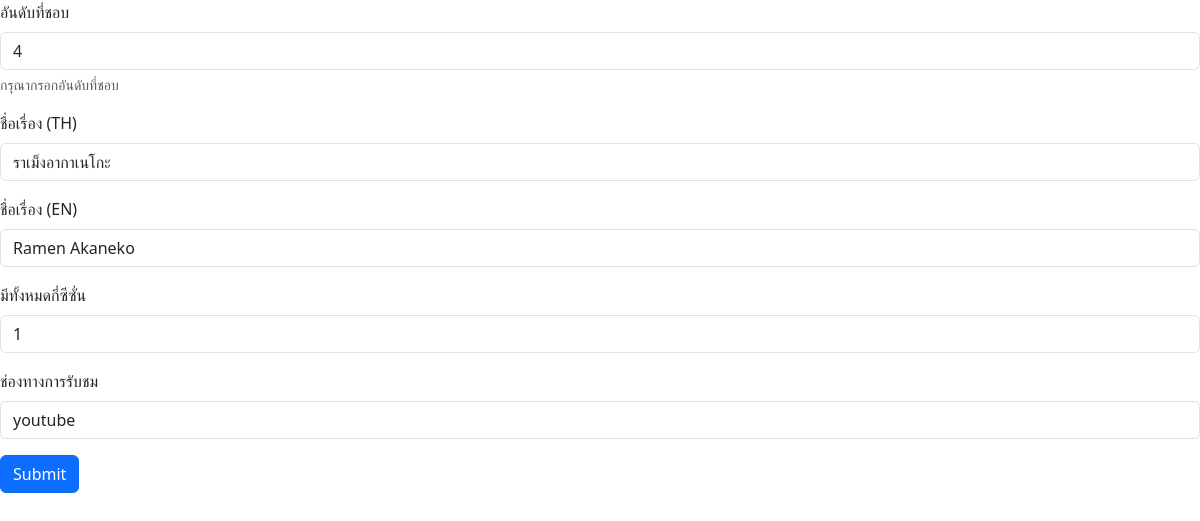
The app's page /edit/7 with its own data.
### editanime/models.py (models this page shows)
class Animal_list(models.Model):
    anime_order = models.IntegerField()
    anime_name_th = models.CharField(max_length=100)
    anime_name_en = models.CharField(max_length=100)
    anime_seasons = models.IntegerField()
    anime_channel = models.CharField(max_length=100)
    created_date = models.DateTimeField(auto_now_add=True)
    updated_date = models.DateTimeField(auto_now_add=True)

### editanime/views.py (the view)
def editanimelist(request, animal_id):
    anime = Animal_list.objects.get(id=animal_id)
    if request.method == 'POST':
        anime_order = request.POST.get('anime_order')
        anime_name_th = request.POST.get('anime_name_th')
        anime_name_en = request.POST.get('anime_name_en')
        anime_seasons = request.POST.get('anime_seasons')
        anime_channel = request.POST.get('anime_channel')
        anime.anime_order = anime_order
        anime.anime_name_th = anime_name_th
        anime.anime_name_en = anime_name_en
        anime.anime_seasons = anime_seasons
        anime.anime_channel = anime_channel
        anime.save()
        return redirect('/')
    else:
        return render(request, "editanime.html", {"anime": anime})

### editanime/templates/editanime.html (shortened to what this page needs)
<!DOCTYPE html>
<html lang="en">
  <head>
    <link
      href="https://cdn.jsdelivr.net/npm/bootstrap@5.3.2/dist/css/bootstrap.min.css"
      rel="stylesheet"
    />
  </head>
  <body>
    <main>
      <form action="/edit/{{ anime.id }}" method="POST">
        <div class="mb-3">
          <label for="exampleInputEmail1" class="form-label"
            >อันดับที่ชอบ</label
          >
          <input
            type="number"
            class="form-control"
            name="anime_order"
            id="anime_order"
            value="{{ anime.anime_order }}"
            required
            aria-describedby="emailHelp"
          />
          <div id="emailHelp" class="form-text">กรุณากรอกอันดับที่ชอบ</div>
        </div>
        <div class="mb-3">
          <label for="exampleInputPassword1" class="form-label"
            >ชื่อเรื่อง (TH)</label
          >
          <input
            type="text"
            class="form-control"
            name="anime_name_th"
            id="anime_name_th"
            value="{{ anime.anime_name_th }}"
            required
          />
        </div>
        <div class="mb-3">
          <label for="exampleInputPassword1" class="form-label"
            >ชื่อเรื่อง (EN)</label
          >
          <input
            type="text"
            class="form-control"
            name="anime_name_en"
            id="anime_name_en"
            value="{{ anime.anime_name_en }}"
            required
          />
        </div>
        <div class="mb-3">
          <label for="exampleInputPassword1" class="form-label"
            >มีทั้งหมดกี่ซีซั่น</label
          >
          <input
            type="number"
            class="form-control"
            name="anime_seasons"
            id="anime_seasons"
            value="{{ anime.anime_seasons }}"
            required
          />
        </div>
        <div class="mb-3">
          <label for="exampleInputPassword1" class="form-label"
            >ช่องทางการรับชม</label
          >
          <input
            type="text"
            class="form-control"
            name="anime_channel"
            id="anime_channel"
            value="{{ anime.anime_channel }}"
            required
          />
        </div>
        <button type="submit" class="btn btn-primary">Submit</button>
      </form>
    </main>
  </body>
</html>

### records on screen
Animal_list: anime_order "4", anime_name_th "ราเม็งอากาเนโกะ", anime_name_en "Ramen Akaneko", anime_seasons "1", anime_channel "youtube"
